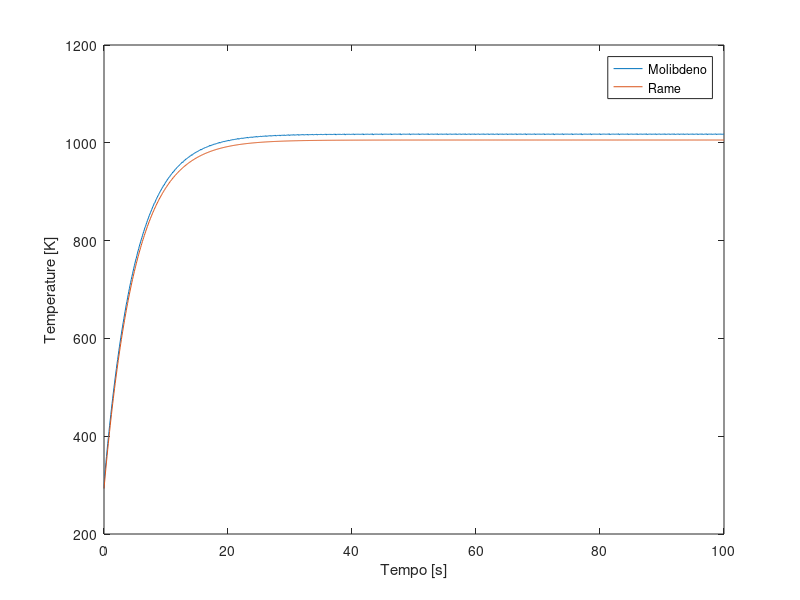

This figure's MATLAB source:
clear all, clc, format long;

%% energia input
Ep_in = 19.2;
Ep_out = 7.8;
curr = 50; %% uA

%% caratteristiche materiali
c_cu = 385;
rho_cu = 8960;
k_cu = 398;

c_mo = 250;
rho_mo = 10220;
k_mo = 142;

thick_cu = 0.0015;
radius_cu = 0.020; % 2cm

thick_mo = 0.000574;
radius_mo = 0.0075; %%

%% termodinamica
h_he = 50; %W/mq/K
h_h2O = 1065;

%% calc
Q_cu = Ep_out*curr;
Q_mo = (Ep_in - Ep_out)*curr;

area_cu = pi*radius_cu*radius_cu;
area_mo = pi*radius_mo*radius_mo;

vol_cu = area_cu*thick_cu;
vol_mo = area_mo*thick_mo;

mass_cu = rho_cu*vol_cu;
mass_mo = rho_mo*vol_mo;

%% cond iniziali
T0_cu = 293.15;
T0_mo = 293.15;

T_wat = 293.15;
T_he = 293.15;

%% sistema

a = Q_mo/(mass_mo*c_mo);
b = (h_he*area_mo)/(mass_mo*c_mo);
c = (k_cu*area_mo)/(mass_mo*c_mo*thick_cu);

d = Q_cu/(mass_cu*c_cu);
e = (k_cu*area_mo)/(mass_cu*c_cu*thick_cu);
f = (h_h2O*area_cu)/(mass_cu*c_cu);

% f = @(x,y) [ a - b.*(x-T_he) - c.*(x-y) ;
%            d + e.*(x-y) - f.*(y-T_wat)  ];

f = @(t,y) [ a - b.*(y(1)-T_he) - c.*(y(1)-y(2)) ;
             d + e.*(y(1)-y(2)) - f.*(y(2)-T_wat)  ];

x0 = [T0_mo;T0_cu]
tspan = [0:0.1:100];
[t,x] = ode45(f,tspan,x0);

%% plot
plot(t,x)
xlabel('Tempo [s]')
ylabel('Temperature [K]')
legend('Molibdeno','Rame')

